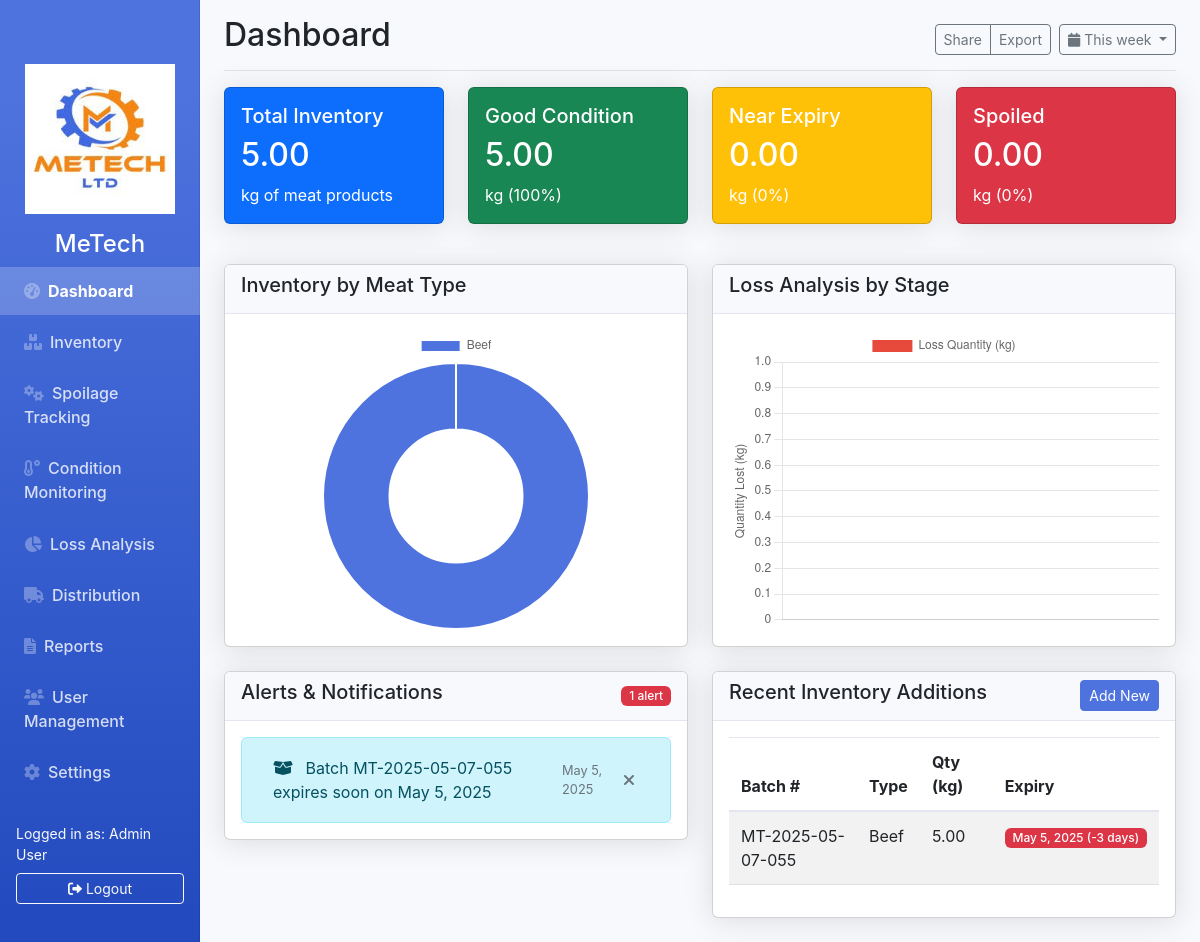
/index.php (signed in), run on the app's committed database.
### tables this page shows
CREATE TABLE `users` (
  `id` int(11) NOT NULL,
  `name` varchar(100) NOT NULL,
  `email` varchar(100) NOT NULL,
  `password` varchar(255) NOT NULL,
  `role` enum('admin','manager','supervisor','operator','viewer') NOT NULL,
  `status` enum('active','inactive') DEFAULT 'active',
  `last_login` datetime DEFAULT NULL,
  `created_at` timestamp NOT NULL DEFAULT current_timestamp()
);

CREATE TABLE `inventory` (
  `id` int(11) NOT NULL,
  `batch_number` varchar(50) NOT NULL,
  `meat_type_id` int(11) NOT NULL,
  `cut_type` varchar(50) DEFAULT NULL,
  `quantity` decimal(10,2) NOT NULL,
  `processing_date` date NOT NULL,
  `expiry_date` date NOT NULL,
  `storage_location_id` int(11) NOT NULL,
  `quality_notes` text DEFAULT NULL,
  `status` enum('good','near_expiry','spoiled') DEFAULT 'good',
  `created_at` timestamp NOT NULL DEFAULT current_timestamp()
);

CREATE TABLE `meat_types` (
  `id` int(11) NOT NULL,
  `name` varchar(50) NOT NULL,
  `default_expiry_days` int(11) NOT NULL
);

### index.php (the view, shortened to what the rows shown need)
<?php
require 'config.php';
$user = getCurrentUser($pdo);
$inventoryStats = $pdo->query("
    SELECT
        SUM(quantity) as total,
        SUM(CASE WHEN status = 'good' THEN quantity ELSE 0 END) as good,
        SUM(CASE WHEN status = 'near_expiry' THEN quantity ELSE 0 END) as near_expiry,
        SUM(CASE WHEN status = 'spoiled' THEN quantity ELSE 0 END) as spoiled
    FROM inventory
")->fetch(PDO::FETCH_ASSOC);
$inventoryByType = $pdo->query("
    SELECT mt.name, SUM(i.quantity) as total
    FROM inventory i
    JOIN meat_types mt ON i.meat_type_id = mt.id
    GROUP BY mt.name
")->fetchAll(PDO::FETCH_ASSOC);
$lossByStage = $pdo->query("
    SELECT stage, SUM(quantity) as total
    FROM loss_records
    GROUP BY stage
")->fetchAll(PDO::FETCH_ASSOC);
$inventoryAlerts = $pdo->query("
    SELECT
        i.id,
        i.batch_number,
        i.expiry_date,
        i.status,
        'inventory' as alert_type,
        CONCAT(
            'Batch ', i.batch_number, ' ',
            CASE
                WHEN i.status = 'spoiled' THEN 'has spoiled'
                WHEN i.status = 'near_expiry' THEN 'is near expiry'
                ELSE 'expires soon'
            END,
            CASE
                WHEN i.status != 'spoiled' THEN CONCAT(' on ', DATE_FORMAT(i.expiry_date, '%M %e, %Y'))
                ELSE ''
            END
        ) as message,
        CASE
            WHEN i.status = 'spoiled' THEN 'danger'
            WHEN i.status = 'near_expiry' THEN 'warning'
            ELSE 'info'
        END as alert_class,
        CONCAT('inv_', i.id) as alert_identifier
    FROM inventory i
    WHERE (i.status IN ('near_expiry', 'spoiled') OR i.expiry_date <= DATE_ADD(CURDATE(), INTERVAL 3 DAY))
    AND NOT EXISTS (
        SELECT 1 FROM dismissed_alerts
        WHERE user_id = {$user['id']}
        AND alert_identifier = CONCAT('inv_', i.id)
    )
    ORDER BY
        CASE
            WHEN i.status = 'spoiled' THEN 1
            WHEN i.status = 'near_expiry' THEN 2
            ELSE 3
        END,
        i.expiry_date ASC
    LIMIT 10
")->fetchAll(PDO::FETCH_ASSOC);
$conditionAlerts = $pdo->query("
    SELECT
        cm.id,
        sl.name as location,
        cm.temperature,
        cm.humidity,
        cm.recorded_at,
        'condition' as alert_type,
        CONCAT(
            'Storage condition alert: ',
            CASE
                WHEN cm.temperature > 4 THEN 'Temperature too high ('
                WHEN cm.temperature < 0 THEN 'Temperature too low ('
                ELSE ''
            END,
            CASE
                WHEN cm.temperature > 4 OR cm.temperature < 0 THEN CONCAT(cm.temperature, '°C)')
                ELSE ''
            END,
            CASE
                WHEN (cm.temperature > 4 OR cm.temperature < 0) AND (cm.humidity > 80 OR cm.humidity < 65) THEN ' and '
                ELSE ''
            END,
            CASE
                WHEN cm.humidity > 80 THEN 'Humidity too high ('
                WHEN cm.humidity < 65 THEN 'Humidity too low ('
                ELSE ''
            END,
            CASE
                WHEN cm.humidity > 80 OR cm.humidity < 65 THEN CONCAT(cm.humidity, '%)')
                ELSE ''
            END,
            ' at ', sl.name
        ) as message,
        CASE
            WHEN cm.temperature > 4 OR cm.temperature < 0 THEN 'danger'
            WHEN cm.humidity > 80 OR cm.humidity < 65 THEN 'warning'
            ELSE 'info'
        END as alert_class,
        CONCAT('cond_', cm.id) as alert_identifier
    FROM condition_monitoring cm
    JOIN storage_locations sl ON cm.storage_location_id = sl.id
    WHERE (cm.temperature > 4 OR cm.temperature < 0 OR cm.humidity > 80 OR cm.humidity < 65)
    AND NOT EXISTS (
        SELECT 1 FROM dismissed_alerts
        WHERE user_id = {$user['id']}
        AND alert_identifier = CONCAT('cond_', cm.id)
    )
    ORDER BY cm.recorded_at DESC
    LIMIT 10
")->fetchAll(PDO::FETCH_ASSOC);
$alerts = array_merge($inventoryAlerts, $conditionAlerts);
usort($alerts, function($a, $b) {
    $severity = ['danger' => 1, 'warning' => 2, 'info' => 3];
    return $severity[$a['alert_class']] <=> $severity[$b['alert_class']];
});
$recentInventory = $pdo->query("
    SELECT i.batch_number, mt.name as type, i.quantity, i.expiry_date
    FROM inventory i
    JOIN meat_types mt ON i.meat_type_id = mt.id
    ORDER BY i.created_at DESC
    LIMIT 5
")->fetchAll(PDO::FETCH_ASSOC);
$pdo->query("
    UPDATE inventory
    SET status = 'spoiled'
    WHERE expiry_date < CURDATE()
    AND status != 'spoiled'
");
?>
<!DOCTYPE html>
<html lang="en">
<head>
    <link rel="stylesheet" href="https://cdnjs.cloudflare.com/ajax/libs/font-awesome/6.0.0-beta3/css/all.min.css">
    <link href="https://cdn.jsdelivr.net/npm/bootstrap@5.3.0/dist/css/bootstrap.min.css" rel="stylesheet">
    <link rel="stylesheet" href="styles.css">
</head>
<body>
    <div class="container-fluid">
        <div class="row">
            <?php include 'sidebar.php'; ?>
            <main class="col-md-9 ms-sm-auto col-lg-10 px-md-4">
                <div class="d-flex justify-content-between flex-wrap flex-md-nowrap align-items-center pt-3 pb-2 mb-3 border-bottom">
                    <h1 class="h2">Dashboard</h1>
                </div>
                <div class="row mb-4">
                    <div class="col-md-3">
                        <div class="card text-white bg-primary mb-3">
                            <div class="card-body">
                                <h2 class="card-text"><?= number_format($inventoryStats['total'] ?? 0, 2) ?></h2>
                            </div>
                        </div>
                    </div>
                    <div class="col-md-3">
                        <div class="card text-white bg-success mb-3">
                            <div class="card-body">
                                <h2 class="card-text"><?= number_format($inventoryStats['good'] ?? 0, 2) ?></h2>
                            </div>
                        </div>
                    </div>
                    <div class="col-md-3">
                        <div class="card text-white bg-warning mb-3">
                            <div class="card-body">
                                <h2 class="card-text"><?= number_format($inventoryStats['near_expiry'] ?? 0, 2) ?></h2>
                            </div>
                        </div>
                    </div>
                    <div class="col-md-3">
                        <div class="card text-white bg-danger mb-3">
                            <div class="card-body">
                                <h2 class="card-text"><?= number_format($inventoryStats['spoiled'] ?? 0, 2) ?></h2>
                            </div>
                        </div>
                    </div>
                </div>
                <div class="row">
                    <div class="col-md-6">
                        <div class="card mb-4">
                            <div class="card-body">
                                <?php if (empty($alerts)): ?>
                                    <div class="alert alert-success">
                                        <i class="fas fa-check-circle me-2"></i> No active alerts
                                    </div>
                                <?php else: ?>
                                    <div class="list-group">
                                        <?php foreach ($alerts as $alert): ?>
                                            <div class="list-group-item list-group-item-action list-group-item-<?= $alert['alert_class'] ?>">
                                                <div class="alert-item">
                                                    <div class="alert-content">
                                                        <?php if ($alert['alert_type'] === 'inventory'): ?>
                                                            <i class="fas fa-box-open me-2"></i>
                                                        <?php else: ?>
                                                            <i class="fas fa-thermometer-half me-2"></i>
                                                        <?php endif; ?>
                                                        <?= $alert['message'] ?>
                                                    </div>
                                                    <div class="alert-time">
                                                        <?php if ($alert['alert_type'] === 'inventory'): ?>
                                                            <?= date('M j, Y', strtotime($alert['expiry_date'])) ?>
                                                        <?php else: ?>
                                                            <?= date('M j, H:i', strtotime($alert['recorded_at'])) ?>
                                                        <?php endif; ?>
                                                    </div>
                                                    <div class="alert-actions">
                                                        <form method="POST" style="display: inline;">
                                                            <button type="submit" name="dismiss_alert" class="dismiss-btn" title="Dismiss alert">
                                                                <i class="fas fa-times"></i>
                                                            </button>
                                                        </form>
                                                    </div>
                                                </div>
                                            </div>
                                        <?php endforeach; ?>
                                    </div>
                                <?php endif; ?>
                            </div>
                        </div>
                    </div>
                    <div class="col-md-6">
                        <div class="card mb-4">
                            <div class="card-body">
                                <div class="table-responsive">
                                    <table class="table table-striped table-sm">
                                        <thead>
                                            <tr>
                                                <th>Batch #</th>
                                                <th>Type</th>
                                                <th>Qty (kg)</th>
                                                <th>Expiry</th>
                                            </tr>
                                        </thead>
                                        <tbody>
                                            <?php foreach ($recentInventory as $item):
                                                $daysLeft = floor((strtotime($item['expiry_date']) - time()) / (60 * 60 * 24));
                                                $badgeClass = $daysLeft <= 3 ? 'bg-danger' : ($daysLeft <= 7 ? 'bg-warning' : 'bg-success');
                                            ?>
                                                <tr>
                                                    <td><?= $item['batch_number'] ?></td>
                                                    <td><?= $item['type'] ?></td>
                                                    <td><?= number_format($item['quantity'], 2) ?></td>
                                                    <td>
                                                        <span class="badge <?= $badgeClass ?>">
                                                            <?= date('M j, Y', strtotime($item['expiry_date'])) ?>
                                                            (<?= $daysLeft ?> days)
                                                        </span>
                                                    </td>
                                                </tr>
                                            <?php endforeach; ?>
                                        </tbody>
                                    </table>
                                </div>
                            </div>
                        </div>
                    </div>
                </div>
            </main>
        </div>
    </div>
    <script>
        // Meat Type Chart
        const meatTypeCtx = document.getElementById('meatTypeChart').getContext('2d');
        new Chart(meatTypeCtx, {
            type: 'doughnut',
            data: {
                labels: <?= json_encode(array_column($inventoryByType, 'name')) ?>,
                datasets: [{
                    data: <?= json_encode(array_column($inventoryByType, 'total')) ?>,
                    backgroundColor: [
                        '#4e73df', '#1cc88a', '#36b9cc', '#f6c23e', '#e74a3b', '#858796'
                    ],
                    hoverBorderColor: "#fff"
                }]
            },
            options: {
                maintainAspectRatio: false,
                plugins: {
                    tooltip: {
                        callbacks: {
                            label: function(context) {
                                const label = context.label || '';
                                const value = context.raw || 0;
                                const total = context.dataset.data.reduce((a, b) => a + b, 0);
                                const percentage = Math.round((value / total) * 100);
                                return `${label}: ${value}kg (${percentage}%)`;
                            }
                        }
                    }
                }
            }
        });
        // Loss Stage Chart
        const lossStageCtx = document.getElementById('lossStageChart').getContext('2d');
        new Chart(lossStageCtx, {
            type: 'bar',
            data: {
                labels: <?= json_encode(array_column($lossByStage, 'stage')) ?>,
                datasets: [{
                    label: 'Loss Quantity (kg)',
                    data: <?= json_encode(array_column($lossByStage, 'total')) ?>,
                    backgroundColor: '#e74a3b',
                    hoverBackgroundColor: '#c82333'
                }]
            },
            options: {
                maintainAspectRatio: false,
                scales: {
                    y: {
                        beginAtZero: true,
                        title: {
                            display: true,
                            text: 'Quantity Lost (kg)'
                        }
                    }
                }
            }
        });
        // Auto-refresh every 5 minutes
        setTimeout(function() {
            window.location.reload();
        }, 300000);
    </script>
</body>
</html>

### sidebar.php (shortened to what the rows shown need)
<nav id="sidebar" class="col-md-3 col-lg-2 d-md-block bg-dark sidebar collapse">
    <div class="position-sticky pt-3">
        <div class="mt-4 px-3">
            <div class="text-light small">Logged in as: <?= getCurrentUser($pdo)['name'] ?></div>
            <a href="logout.php" class="btn btn-sm btn-outline-light w-100 mt-2">
                <i class="fas fa-sign-out-alt me-1"></i>Logout
            </a>
        </div>
    </div>
</nav>

### data on the page
users: name "Admin User"
inventory: message "Batch MT-2025-05-07-055 expires soon on May 5, 2025", expiry_date "May 5, 2025", batch_number "MT-2025-05-07-055", meat_type.name "Beef", quantity "5.00", expiry_date "-3"

### other printed values
$inventoryStats['total'] "5.00"
$inventoryStats['good'] "5.00"
$inventoryStats['near_expiry'] "0.00"
$inventoryStats['spoiled'] "0.00"
count($alerts) "1"
chart data {{ json_encode(array_column($inventoryByType, 'name')) }} ["Beef"]
